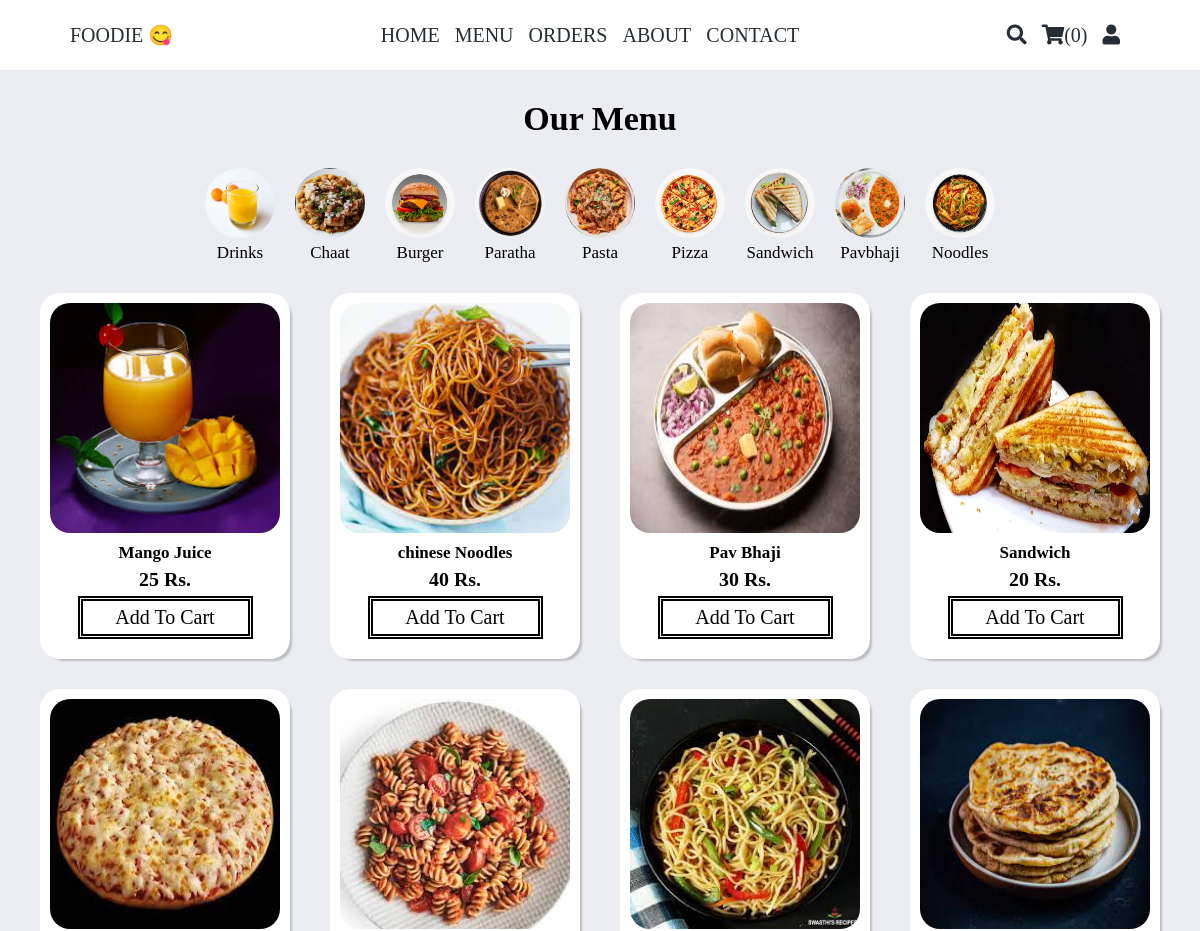
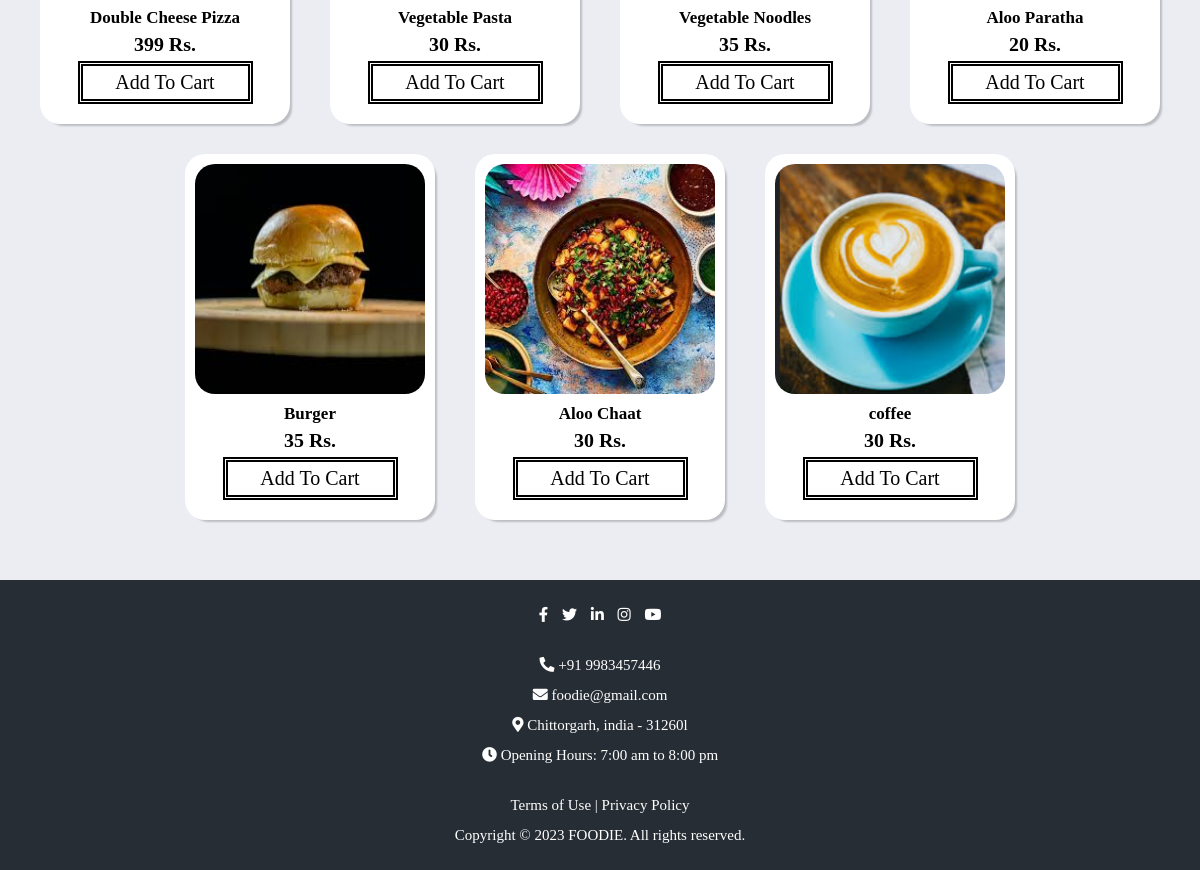
Page /menu.php on the committed database (2 pictures, top to bottom).
### tables this page shows
CREATE TABLE `category` (
  `cid` int(4) NOT NULL,
  `cname` varchar(35) NOT NULL,
  `cimg` varchar(40) NOT NULL
);

CREATE TABLE `menu` (
  `fid` int(5) NOT NULL,
  `fname` varchar(35) NOT NULL,
  `fprice` int(5) NOT NULL,
  `fimg` varchar(35) NOT NULL,
  `fcategory` varchar(25) NOT NULL
);

### menu.php (the view, shortened to what this page needs)
<!DOCTYPE html>
<html lang="en">
<head>
    <link rel="stylesheet" href="css/menu.css">
</head>
<body>
    <?php
        include 'header.php';
    ?>
    <main class="main">
        <h1>Our Menu</h1>
    <?php
        $sql = "select * from `category`";
        $result = mysqli_query($con, $sql) or die("query unsuccessful!");
        if (mysqli_num_rows($result) > 0) {
    ?>
        <div class="menuCards">
            <?php
            $ct = 1;
            while ($row = mysqli_fetch_assoc($result)) {
            ?>
                <div class="menucard">
                    <form action="food.php" method="post" id="form<?php echo $ct;?>">
                        <a href="#" onclick="document.forms['form<?php echo $ct;?>'].submit();"> <img src="images/<?php echo $row['cimg'];?>"  class="menuItem"> </a>
                    </form>
                    <p><?php echo $row['cname'];?></p>
                </div>
            <?php
                $ct++;
            }
            ?>
        </div>
    <?php
        }
    ?>
    <?php
    $sql = "select * from menu";
    $result = mysqli_query($con, $sql) or die("query unsuccessful!");
    if (mysqli_num_rows($result) > 0) {
    ?>
        <div class="foodItems">
            <?php
            while ($row = mysqli_fetch_assoc($result)) {
            ?>
                <form action="manage_cart.php" method="post">
                    <div class="foodCard">
                        <img src="images/<?php echo $row['fimg'] ?>" alt="image" class="foodItem">
                        <div class="foodItemDescription">
                            <h4><?php echo $row['fname'] ?></h4>
                            <h3><?php echo $row['fprice'] ?> Rs.</h3>
                            <button type="submit" name="Add_To_Cart" class="addbtn">Add To Cart</button>
                        </div>
                    </div>
                </form>
            <?php
            }
            ?>
        </div>
    <?php
    } else {
        echo "No result to show";
    }
    ?>
    </main>
    <?php
        include 'footer.php';
    ?>
</body>
</html>

### css/menu.css (style rules this page uses)
.main { min-height: 90vh; text-align: center; padding: 30px; background-color: var(--body); }
.menuCards { display: flex; align-items: center; justify-content: center; flex-wrap: wrap; margin: 20px auto; }
.menuCards > .menucard { display: flex; flex-direction: column; align-items: center; margin: 10px; }
.menucard .menuItem { width: 70px; height: 70px; border-radius: 50%; }
.foodItems { display: flex; justify-content: center; flex-wrap: wrap; column-gap: 40px; }
.foodCard { width: 250px; background-color: var(--white); border-radius: 20px; text-align: center; padding-bottom: 10px; margin-bottom: 30px; box-shadow: 4px 4px 2px -2px rgba(0,0,0,.2); }
.foodCard :nth-child(n) { margin-bottom: 5px; }
.foodItem { width: 230px; height: 230px; border-radius: 20px; margin: 10px auto; }
.foodItemDescription { display: flex; flex-direction: column; justify-content: center; align-items: center; }
.addbtn { width: 70%; padding: 5px; font-size: 20px; margin-bottom: 10px; background-color: var(--white); border: 5px double var(--black); }

### css/header.css (style rules this page uses)
:root { --main-color: gold; --white: #fff; --black: #000; --danger: red; --footer: #262d34; --body: #ebedf3; --light-color: #777; }
* { box-sizing: border-box; margin: 0; padding: 0; text-decoration: none; font-family: Cambria, Times, 'Times New Roman', serif; }
body { font-size: 17px; }

### rows in the picture
category: cimg (picture), cname "Drinks"
category: cimg (picture), cname "Chaat"
category: cimg (picture), cname "Burger"
category: cimg (picture), cname "Paratha"
category: cimg (picture), cname "Pasta"
category: cimg (picture), cname "Pizza"
category: cimg (picture), cname "Sandwich"
category: cimg (picture), cname "Pavbhaji"
category: cimg (picture), cname "Noodles"
menu: fimg (picture), fname "Mango Juice", fprice "25"
menu: fimg (picture), fname "chinese Noodles", fprice "40"
menu: fimg (picture), fname "Pav Bhaji", fprice "30"
menu: fimg (picture), fname "Sandwich", fprice "20"
menu: fimg (picture), fname "Double Cheese Pizza", fprice "399"
menu: fimg (picture), fname "Vegetable Pasta", fprice "30"
menu: fimg (picture), fname "Vegetable Noodles", fprice "35"
menu: fimg (picture), fname "Aloo Paratha", fprice "20"
menu: fimg (picture), fname "Burger", fprice "35"
menu: fimg (picture), fname "Aloo Chaat", fprice "30"
menu: fimg (picture), fname "coffee", fprice "30"

### other values in the picture
$count "0"
